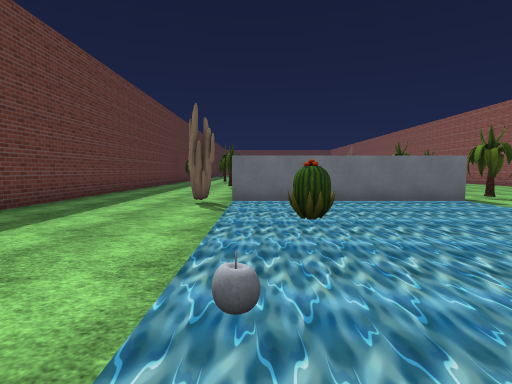
View 1 (above)

16 first-person views from a walk through a scene from a Unity 3-D project. The camera is 1.3 m above the floor, tilts 4° down and sees 80° across. The floor is counted in squares, 2 m on a side. Each view is taken from the middle of a square. On the plan, view 1 faces up. The plan holds only what a view shows up to about 10 squares ahead; the rest is blank. The place goes on beyond the plan. The player is left out. Some animated figures are left out. Some surface patterns are stand-ins.

View 2
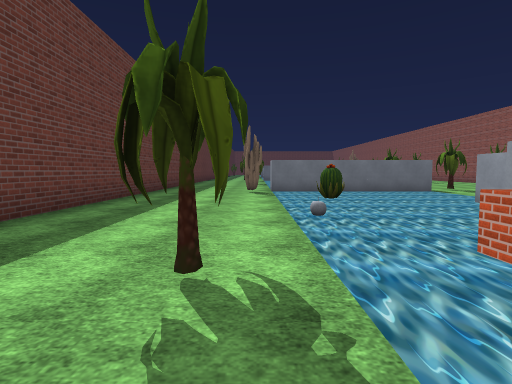

View 3
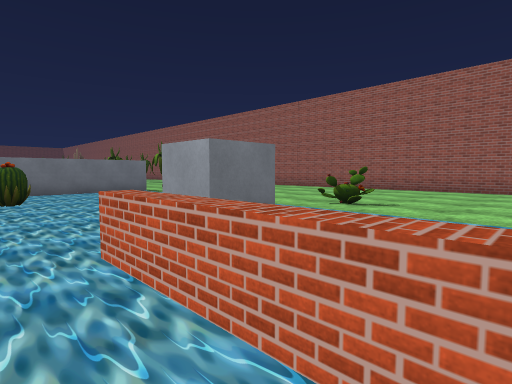

View 4
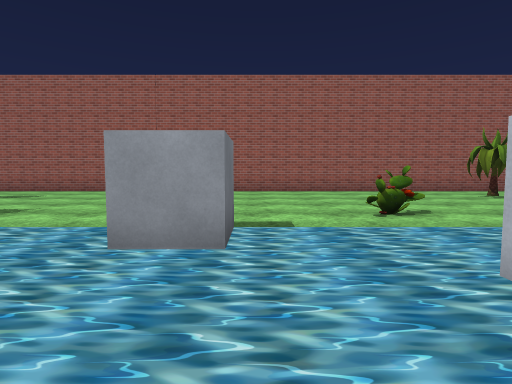

View 5
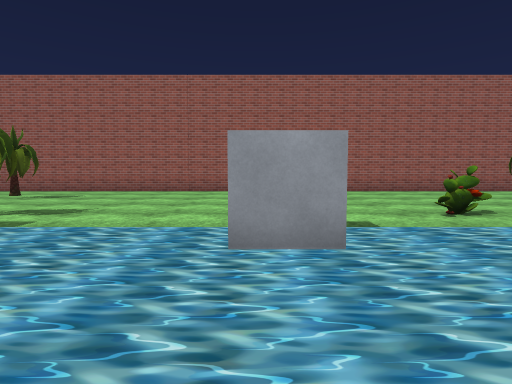

View 6
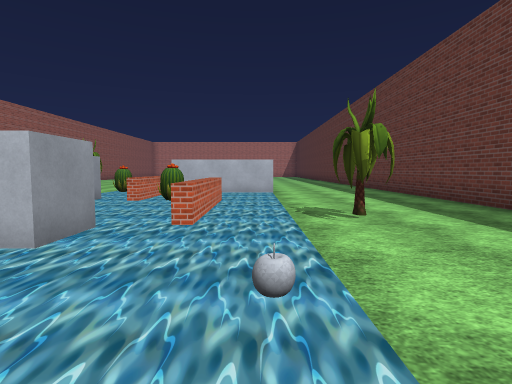

View 7
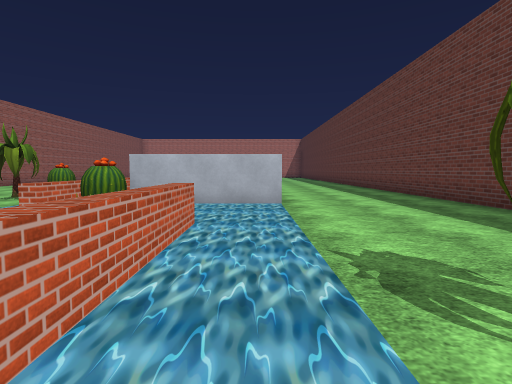

View 8
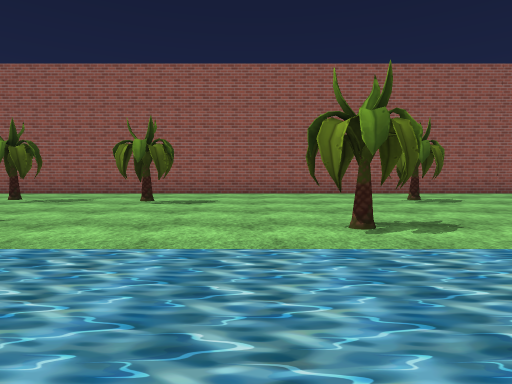

View 9
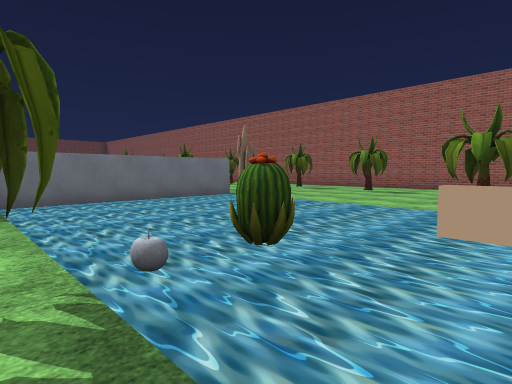

View 10
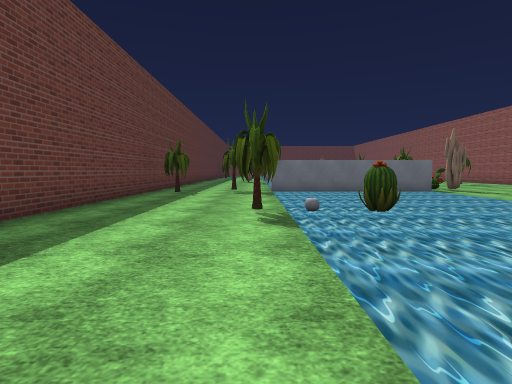

View 11
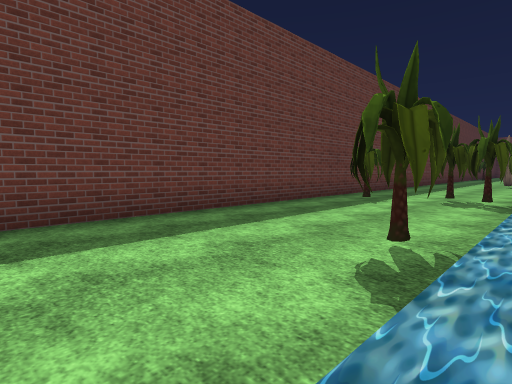

View 12
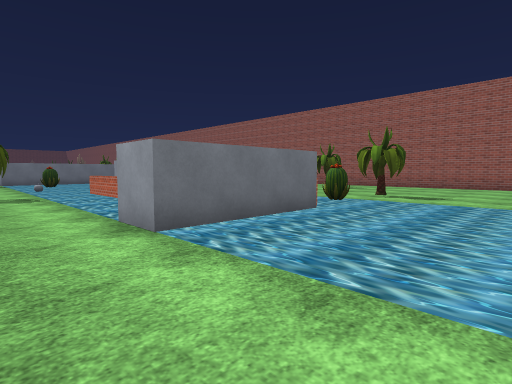

View 13
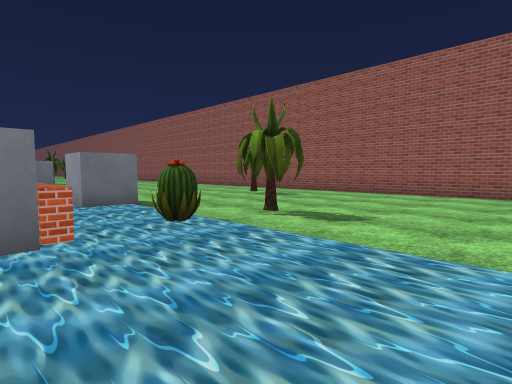

View 14
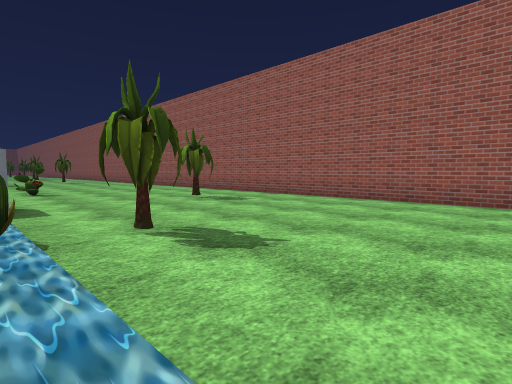

View 15
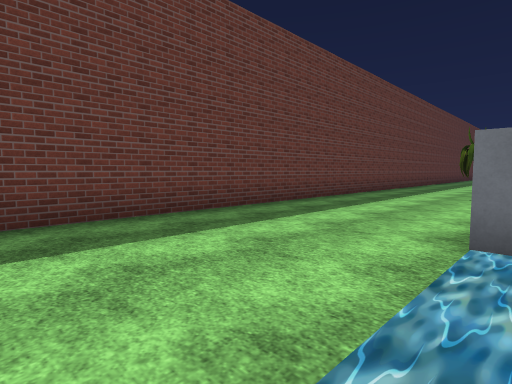

View 16
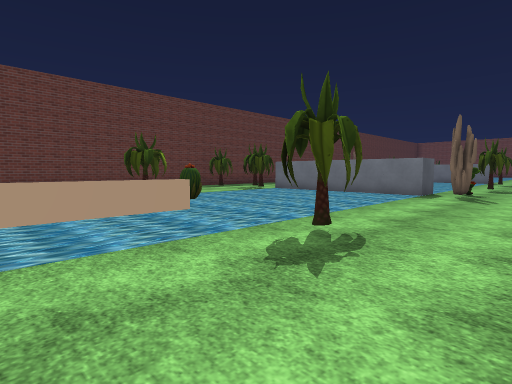

### Floor plan
Points are (right, up) in squares from view 1. A wall is a line through its corners. A room is listed if a view was taken in it or the views show most of it. See-through windows are left out.
Room 1 (views 1, 2, 3, 4, 5, 6, 7, 8, 9, 10, 11, 12, 13, 14, 15, 16)
walls: (4.5, 2.3) (3.5, 2.3) (3.5, 3.2); (2.9, -0.5) (1.8, -0.5) (1.8, 0.5) (2.9, 0.5); (4.5, 6.5) (-0.6, 6.5); (4.6, -4.1) (3.5, -4.1) (3.5, -3.1); (2.5, -7) (-0.5, -7) (-0.5, -6) (2.5, -6); (4.5, 17.5) (4.5, 16.5) (-0.5, 16.5); (10.7, -9.5) (10.7, 17.5); (-4.3, 17.5) (-4.3, -10.1)
low walls: (2.6, 9) (2.6, 8.2); (0.8, -3.8) (0.8, -0.5); (2.5, -5.1) (2.5, -3.5)
objects: cactus (-3, 16); cactus (-2, 17); cactus (-1, -1); cactus (-1, 6); cactus (-1, 12); cactus (-1, 16); apple (0, 1); apple (0, 12); cactus (1, 4); cactus (1, 12); cactus (2, -4); cactus (4, -6); cactus (5, -7); cactus (5, 7); cactus (5, 11); other object (5, 17); cactus (6, 0); cactus (8, -4) to (8, -3); cactus (8, 9); cactus (8, 14); cactus (8, 17)

Positions as (right, up) in squares from view 1, and headings:
1: (0, 0), facing up
2: (-1, -3), facing up
3: (0, -3), facing up-right
4: (1, 2), facing right
5: (1, 3), facing right
6: (0, 3), facing down
7: (0, 0), facing down
8: (2, 12), facing right
9: (-1, 10), facing up-right
10: (-1, 7), facing up
11: (0, 9), facing up-left
12: (-2, -10), facing up-right
13: (2, -10), facing up-right
14: (4, -10), facing up-right
15: (0, -10), facing up-left
16: (7, 8), facing up-left
